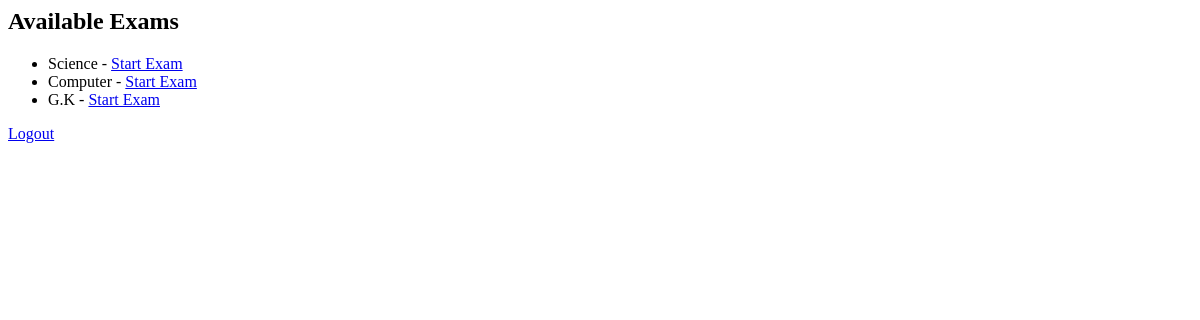
The page /exams/ (signed in) on the database as committed earlier.
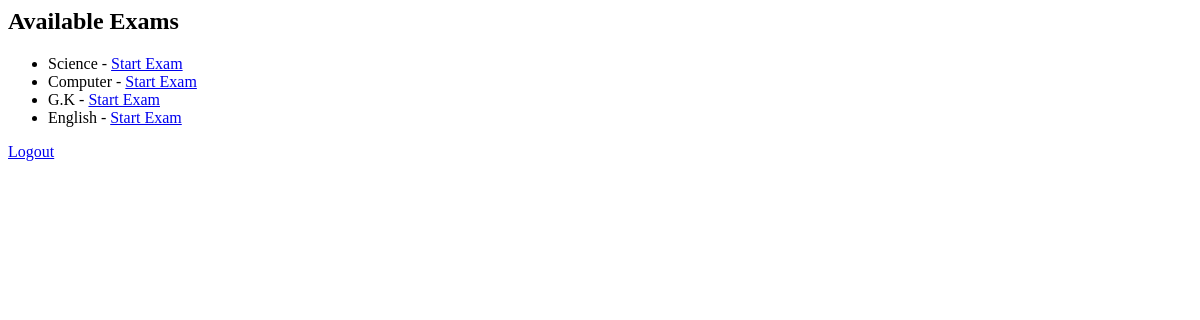
The same page on the database as committed later.
### exam/models.py (models this page shows, shortened)
class Exam(models.Model):
    title = models.CharField(max_length=200)
    total_marks = models.IntegerField()

### exam/views.py (the view)
# urls.py: path('exams/', views.exam_list, name='exam_list'),
@login_required
def exam_list(request):
    exams = Exam.objects.all()
    return render(request, 'exam_list.html', {'exams': exams})

### exam/templates/exam_list.html
<h2>Available Exams</h2>
<ul>
{% for exam in exams %}
    <li>
        {{ exam.title }} -
        <a href="/exam/{{ exam.id }}/">Start Exam</a>
    </li>
{% endfor %}
</ul>
<a href="/logout/">Logout</a>

Rows that differ between the two databases and show on the page:
added Exam: title "English"
